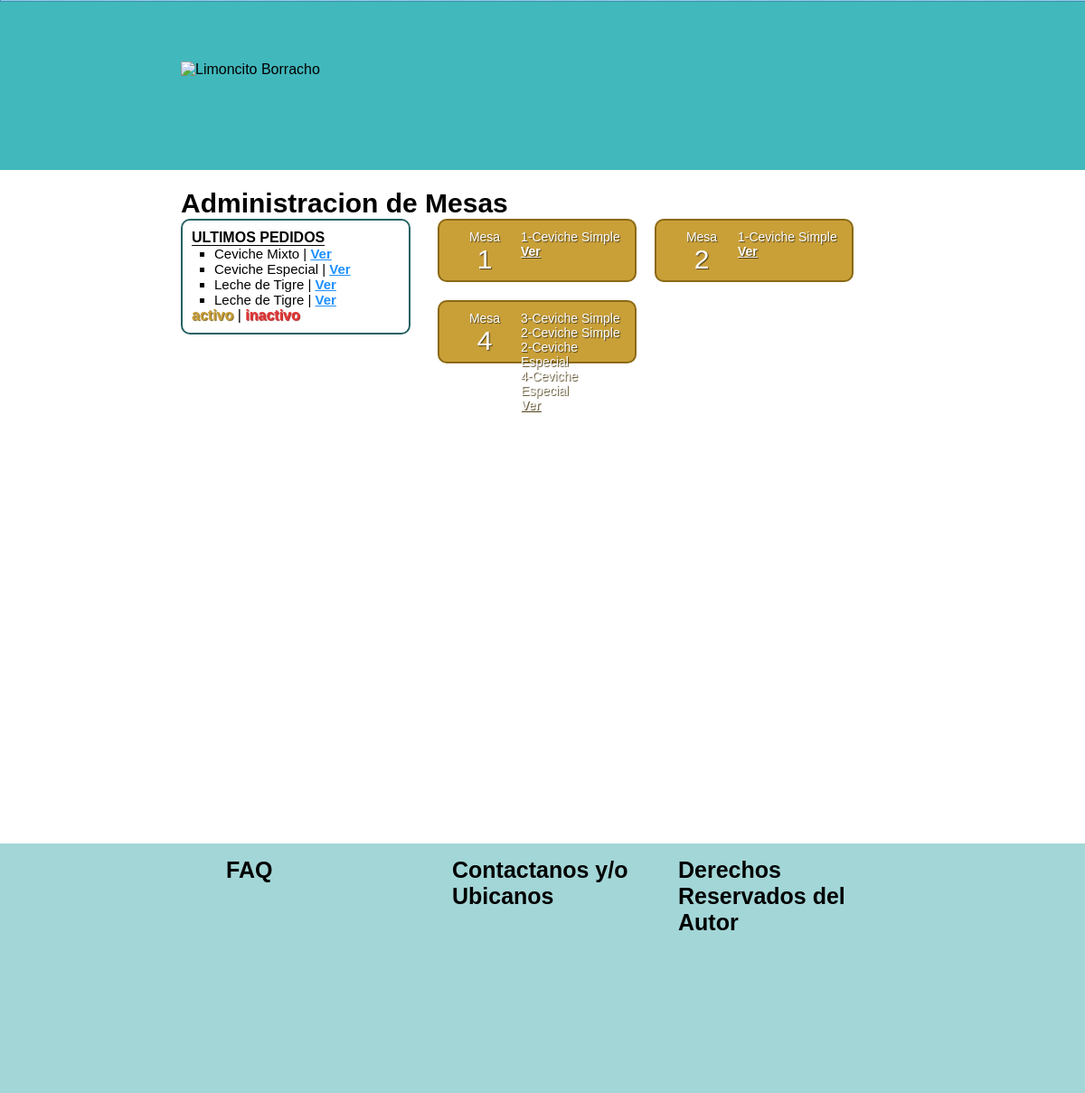
Before: /admin-mesas.php with the older database file.
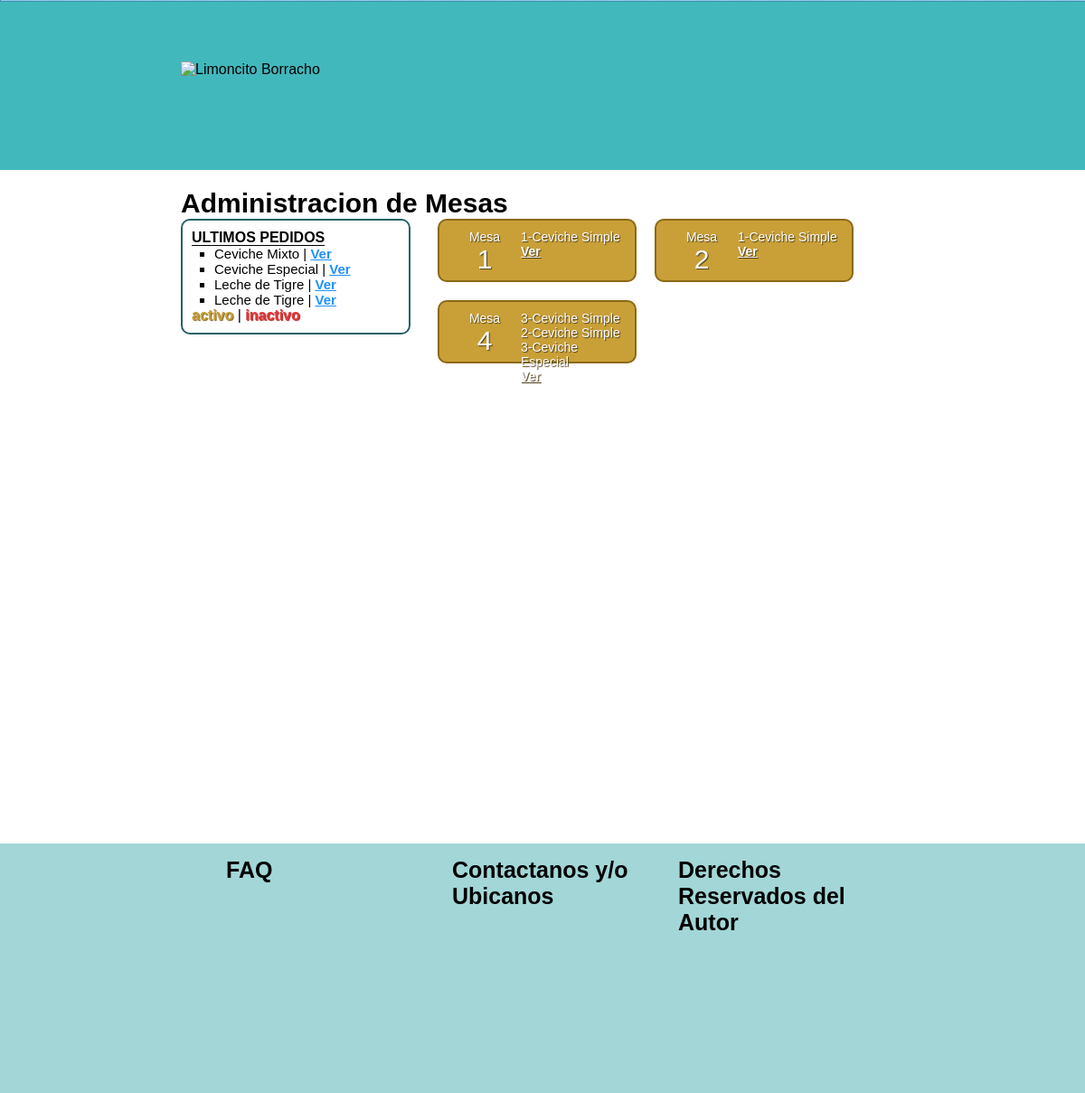
After: the same page with the newer database file.
### tables this page shows
CREATE TABLE `evento_mesa` (
  `id` int(11) NOT NULL AUTO_INCREMENT,
  `mesa` int(11) NOT NULL,
  `contenido` text NOT NULL,
  `estado` varchar(1) NOT NULL DEFAULT '1',
  PRIMARY KEY (`id`)
);

CREATE TABLE `producto` (
  `id` int(11) NOT NULL AUTO_INCREMENT,
  `nombre` tinytext NOT NULL,
  `precio_venta` float NOT NULL,
  `costo` float NOT NULL,
  `stock` int(11) NOT NULL,
  `categoria` varchar(1) NOT NULL,
  PRIMARY KEY (`id`)
);

### admin-mesas.php (the view, shortened to what this page needs)
<!DOCTYPE html PUBLIC "-//W3C//DTD XHTML 1.0 Strict//EN"
	"http://www.w3.org/TR/xhtml1/DTD/xhtml1-strict.dtd">
<html xmlns="http://www.w3.org/1999/xhtml" xml:lang="en" lang="en">
<head>
	<link rel="stylesheet" type="text/css" media="screen" href="css/style.css"/>
</head>
<body>
	<div class="cabecera-logo">
		<div class="contenedor-cabecera">
			<img src="img/logo.png" alt="Limoncito Borracho" title="limoncitoborracho.pe">
		</div>
	</div>
	<div class="contenedor">
		<div class="cuerpo">
		<div class="titulo-div">
			<span class="titulo-actividad">Administracion de Mesas</span><br>
		</div>
		<div class="ultimos-pedidos">
			<ul>
				<span class="titulo">Ultimos Pedidos</span>
				<li>Ceviche Mixto | <a href="#">Ver</a></li>
				<li>Ceviche Especial | <a href="#">Ver</a></li>
				<li>Leche de Tigre | <a href="#">Ver</a></li>
				<li>Leche de Tigre | <a href="#">Ver</a></li>
			</ul>
			<span class="leyenda-activo">activo</span> |
			<span class="leyenda-inactivo">inactivo</span>
		</div>
		<div class="orden-mesas">
			<?php
			$sql="select * from evento_mesa where estado=1";
			$resultado=mysql_query($sql);
			while ($filas=mysql_fetch_assoc($resultado)) {
			?>
			<div class="mesa">
				<div class="activo">
				<div class="etiqueta">
				<span>Mesa <br><span class="mesa-numero"><?php print $filas["mesa"]; ?></span></span><br>
				</div>
				<ul>
			<?php
				$descripcion=split("/",$filas["contenido"]);
				for ($i=0; $i<count($descripcion); $i++) {
					list($cantidad,$producto)=split('[*]',$descripcion[$i]);
					$sql_aux="select * from producto where id='".$producto."'";
					$resultado_aux=mysql_query($sql_aux);
					while ($filas_aux=mysql_fetch_assoc($resultado_aux)) {
						print "<li>".$cantidad."-".ucwords($filas_aux["nombre"])."</li>";
					}
				}
			?>
					<li><a href="detalle-mesa.php?<?php print $filas["id"];?>">Ver</a></li>
				</ul>
				<div class="blanco"><br></div>
				</div>
			</div>
			<?php } ?>
		</div>
		</div>
		<div class="pie">
		<div class="contenido-pie">
		<ul>
			<li>FAQ</li>
			<li>Contactanos y/o Ubicanos</li>
			<li>Derechos Reservados del Autor</li>
		</ul>
		</div>
	</div>
	</div>
</body>
</html>

Changed rows visible on the page:
changed evento_mesa (number 3 of 3 on the later page): loses producto (cantidad "2", nombre "Ceviche Especial", cantidad "4")
computed for producto "Ceviche Especial": cantidad "2" → "3"
